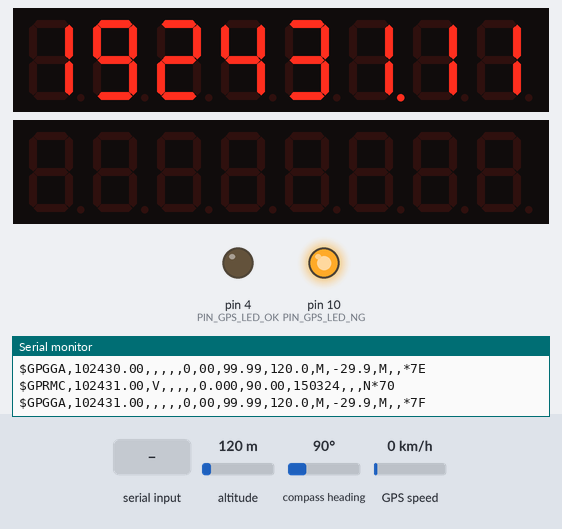
This sketch was run on a simulated Arduino Uno, built with avr-gcc and run on an emulated ATmega328P. Shown: 2 × 8-digit seven-segment display, output pins drawn as LEDs (lit = HIGH), the last lines printed to the serial monitor. The inputs (shaded band) are chosen by the test bench; at power-on: compass heading 90°, altitude 120 m, GPS speed 0 km/h. The GPS gets a fix after 3 s at 37.7749, -122.4194 with 8 satellites.

Above: at 1.75 s.
1.8 s: compass heading set to 269°
At 2.06 s:
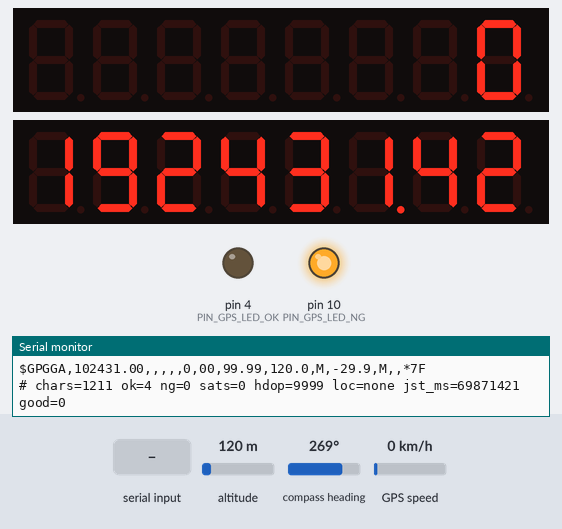
3.6 s: "1" received over the second serial link
At 3.67 s:
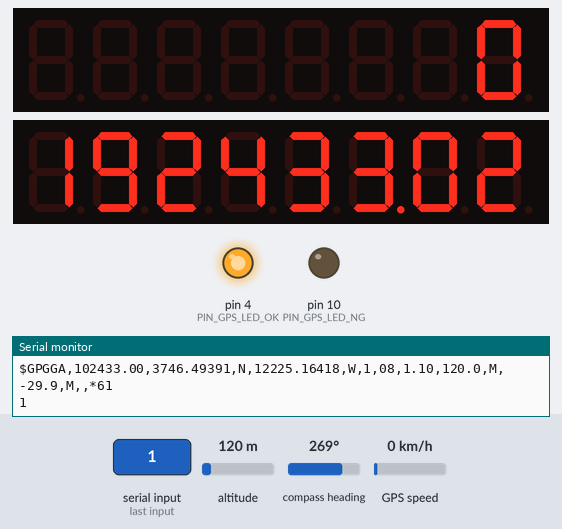
5.4 s: altitude set to 20 m
8.0 s: GPS speed set to 9 km/h
Timing chart, 0 to 11.0 s (numbered marks = the images above; inputs shaded):
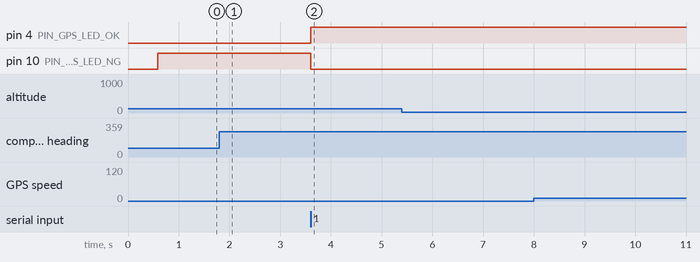

The sketch:

step5_gps.ino
```cpp
/*
 * step5_gps.ino — ステップ5：GPSモジュールの受信と時刻表示の確認
 *
 * 1) GPSモジュールから届いた文字（NMEA文）を、そのままシリアルモニタ（115200bps）に流す。
 * 2) 2秒ごとに「# 」で始まる要約行（受信文字数・チェックサム合格/不合格の数・衛星数・HDOP・時刻）を出す。
 * 3) 時刻が取れたら、日本時間（UTC+9時間）にして表示器③に出す。①には衛星数を出す。
 *    LEDは goal_timer.ino と同じ（緑＝受信良好／赤点滅＝探索中／赤点灯＝同期済みだが受信不良）。
 *
 * 配線（秋月 AE-GYSFDMAXB の場合）：
 *   5V → 5V / GND → GND / TXD → D5 / RXD → D6（未配線でも可）/ 1PPS → まだつながない
 *   表示器3台・LED2個・スイッチは step4 のまま。
 *
 * 合格条件：
 *   ・シリアルモニタに「$GP...」「$GN...」などで始まる行が毎秒流れる（配線と通信速度が合っている）
 *   ・屋外か窓際でしばらく待つと緑LEDが点灯し、表示器③の時・分・秒がスマホの時計と合う
 */

#include <SoftwareSerial.h>
#include <TinyGPSPlus.h>
#include <LedControl.h>

const uint8_t PIN_GPS_LED_OK = 4;
const uint8_t PIN_GPS_RX     = 5;  // ArduinoのRX ← GPSモジュールのTXD
const uint8_t PIN_GPS_TX     = 6;  // ArduinoのTX → GPSモジュールのRXD
const uint8_t PIN_DISP_DIN   = 7;
const uint8_t PIN_DISP_CLK   = 8;
const uint8_t PIN_DISP_CS    = 9;
const uint8_t PIN_GPS_LED_NG = 10;

const uint8_t DISP_LATEST = 0;
const uint8_t DISP_PREV   = 1;
const uint8_t DISP_CLOCK  = 2;
const uint8_t DISP_COUNT  = 3;
const uint8_t DISP_BRIGHT = 8;

const unsigned long GPS_BAUD      = 9600;
const unsigned long GPS_STALE_MS  = 2000;
const unsigned long CLOCK_TICK_MS = 100;
const unsigned long GPS_QUIET_MS  = 20;   // これだけ何も届かなければ、GPSの受信が一段落したとみなす
const unsigned long HDOP_OK       = 500;
const uint32_t DAY_MS = 86400000UL;
const uint32_t TZ_OFFSET_MS = 9UL * 3600000UL; // 日本時間＝UTC+9時間

SoftwareSerial gpsSerial(PIN_GPS_RX, PIN_GPS_TX);
TinyGPSPlus gps;
LedControl lc(PIN_DISP_DIN, PIN_DISP_CLK, PIN_DISP_CS, DISP_COUNT);

bool timeSynced = false;
uint32_t syncedMsOfDay = 0;
unsigned long syncedAtMillis = 0;

uint32_t currentMsOfDay() {
  if (!timeSynced) return 0;
  return (syncedMsOfDay + (millis() - syncedAtMillis)) % DAY_MS;
}

void syncFromGps() {
  if (!gps.time.isValid() || !gps.date.isValid()) return;
  if (gps.time.age() > GPS_STALE_MS) return;
  uint32_t ms = ((uint32_t)gps.time.hour() * 3600UL
               + (uint32_t)gps.time.minute() * 60UL
               + (uint32_t)gps.time.second()) * 1000UL
               + (uint32_t)gps.time.centisecond() * 10UL;
  syncedMsOfDay  = (ms + TZ_OFFSET_MS) % DAY_MS;
  syncedAtMillis = millis();
  timeSynced = true;
}

bool gpsFixGood() {
  if (!gps.location.isValid() || !timeSynced) return false;
  if (!gps.hdop.isValid()) return true;
  return gps.hdop.value() <= HDOP_OK;
}

void showTime(uint8_t dev, uint32_t msOfDay) {
  uint32_t totalSec = msOfDay / 1000UL;
  uint8_t hh = (totalSec / 3600UL) % 24;
  uint8_t mm = (totalSec / 60UL) % 60UL;
  uint8_t ss = totalSec % 60UL;
  uint8_t ff = (uint8_t)((msOfDay % 1000UL) / 10UL);
  uint8_t d[8] = { (uint8_t)(hh/10), (uint8_t)(hh%10), (uint8_t)(mm/10), (uint8_t)(mm%10),
                   (uint8_t)(ss/10), (uint8_t)(ss%10), (uint8_t)(ff/10), (uint8_t)(ff%10) };
  for (uint8_t i = 0; i < 8; i++) {
    bool dp = (i == 5);
    lc.setDigit(dev, 7 - i, d[i], dp);
  }
}

void showDashes(uint8_t dev) {
  for (uint8_t i = 0; i < 8; i++) lc.setChar(dev, i, '-', false);
}

// 表示器の右端2桁に数（0〜99）を出す
void showNumber(uint8_t dev, uint8_t n) {
  lc.clearDisplay(dev);
  if (n > 99) n = 99;
  if (n >= 10) lc.setDigit(dev, 1, n / 10, false);
  lc.setDigit(dev, 0, n % 10, false);
}

void printSummary() {
  Serial.print(F("\r\n# chars="));
  Serial.print(gps.charsProcessed());
  Serial.print(F(" ok="));
  Serial.print(gps.passedChecksum());
  Serial.print(F(" ng="));
  Serial.print(gps.failedChecksum());
  Serial.print(F(" sats="));
  if (gps.satellites.isValid()) Serial.print(gps.satellites.value()); else Serial.print('-');
  Serial.print(F(" hdop="));
  if (gps.hdop.isValid()) Serial.print(gps.hdop.value()); else Serial.print('-');
  Serial.print(F(" loc="));
  Serial.print(gps.location.isValid() ? F("valid") : F("none"));
  Serial.print(F(" jst_ms="));
  if (timeSynced) Serial.print(currentMsOfDay()); else Serial.print('-');
  Serial.print(F(" good="));
  Serial.println(gpsFixGood() ? 1 : 0);
}

void setup() {
  pinMode(PIN_GPS_LED_OK, OUTPUT);
  pinMode(PIN_GPS_LED_NG, OUTPUT);
  digitalWrite(PIN_GPS_LED_OK, LOW);
  digitalWrite(PIN_GPS_LED_NG, LOW);

  Serial.begin(115200);
  Serial.println(F("step5_gps: start"));
  gpsSerial.begin(GPS_BAUD);
  // GPSモジュールが出す文を RMC と GGA の2種類だけに絞る（時刻・測位状態・衛星数・HDOPはこの2つで足りる）。
  // 初期設定のままだと毎秒の文字数が多すぎて、ソフトウェアシリアルの受信が追いつかず取りこぼす。
  // 電源を切ると設定は元に戻るので、起動のたびに送る。D6→RXD が未配線なら何も起きない（害もない）。
  delay(500);
  gpsSerial.print(F("$PMTK314,0,1,0,1,0,0,0,0,0,0,0,0,0,0,0,0,0,0,0*28\r\n"));

  for (uint8_t i = 0; i < DISP_COUNT; i++) {
    lc.shutdown(i, false);
    lc.setIntensity(i, DISP_BRIGHT);
    lc.clearDisplay(i);
  }
  showDashes(DISP_CLOCK);
}

void loop() {
  static unsigned long lastRxAt = 0;
  while (gpsSerial.available()) {
    char c = gpsSerial.read();
    Serial.write(c);
    gps.encode(c);
    lastRxAt = millis();
  }
  if (gps.time.isUpdated()) syncFromGps();
  // GPSの文を受信している最中は、ソフトウェアシリアルの受信処理にCPUをほぼ取られる。
  // その間に表示の更新など時間のかかる処理をすると受信バッファがあふれて文が欠けるので、
  // 受信が一段落する（GPS_QUIET_MS のあいだ何も届かない）まで後回しにする。
  bool gpsBusy = (millis() - lastRxAt < GPS_QUIET_MS);

  static unsigned long lastBlinkAt = 0;
  static bool blinkState = false;
  if (gpsFixGood()) {
    digitalWrite(PIN_GPS_LED_OK, HIGH);
    digitalWrite(PIN_GPS_LED_NG, LOW);
  } else {
    digitalWrite(PIN_GPS_LED_OK, LOW);
    if (!timeSynced) {
      if (millis() - lastBlinkAt > 400) {
        lastBlinkAt = millis();
        blinkState = !blinkState;
        digitalWrite(PIN_GPS_LED_NG, blinkState ? HIGH : LOW);
      }
    } else {
      digitalWrite(PIN_GPS_LED_NG, HIGH);
    }
  }

  static unsigned long lastClockAt = 0;
  if (!gpsBusy && millis() - lastClockAt >= CLOCK_TICK_MS) {
    lastClockAt = millis();
    if (timeSynced) showTime(DISP_CLOCK, currentMsOfDay());
  }

  static unsigned long lastSummaryAt = 0;
  if (!gpsBusy && millis() - lastSummaryAt >= 2000) {
    lastSummaryAt = millis();
    if (gps.satellites.isValid()) showNumber(DISP_LATEST, gps.satellites.value());
    printSummary();
  }
}
```
